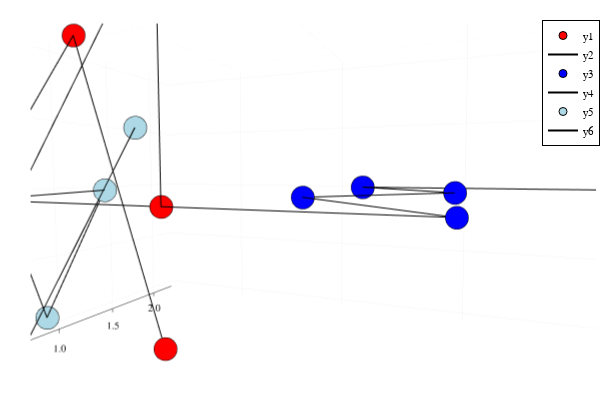

Notebook code cell kept with this figure:
### Code cell
p = plot()
plotChain!(P,"red")
plotChain!(Q,"blue")
plotChain!(lastQ,"lightblue")

### Figure 1 — Plotly figure (JSON) as saved in the notebook; plotly's stock layout.template omitted (floating-point values rounded to 4 significant figures)
{"data": [{"colorbar": {"title": {"text": ""}}, "legendgroup": "y1", "marker": {"color": "rgba(255, 0, 0, 1.000)", "line": {"color": "rgba(0, 0, 0, 1)", "width": 1}, "size": 8, "symbol": "circle"}, "mode": "markers", "name": "y1", "scene": "scene", "showlegend": true, "type": "scatter3d", "x": [1.35, 0, 0, 1, 1, -0.4045], "xaxis": "x", "y": [-0.4001, 0.5, 0, 0, 0, 0.2341], "yaxis": "y", "z": [-0.3032, 0.866, 0, 0, 1, -0.4045], "zaxis": "z", "zmax": null, "zmin": null}, {"colorbar": {"title": {"text": ""}}, "legendgroup": "y2", "line": {"color": "rgba(0, 0, 0, 1)", "dash": "solid", "shape": "linear", "width": 2}, "mode": "lines", "name": "y2", "scene": "scene", "showlegend": true, "type": "scatter3d", "x": [1.35, 0, 0, 1, 1, -0.4045], "xaxis": "x", "y": [-0.4001, 0.5, 0, 0, 0, 0.2341], "yaxis": "y", "z": [-0.3032, 0.866, 0, 0, 1, -0.4045], "zaxis": "z", "zmax": null, "zmin": null}, {"colorbar": {"title": {"text": ""}}, "legendgroup": "y3", "marker": {"color": "rgba(0, 0, 255, 1.000)", "line": {"color": "rgba(0, 0, 0, 1)", "width": 1}, "size": 8, "symbol": "circle"}, "mode": "markers", "name": "y3", "scene": "scene", "showlegend": true, "type": "scatter3d", "x": [0, 2.0, 1.269, 1.951, 1.219, 3.218], "xaxis": "x", "y": [0, 0, 0.682, 1.413, 2.095, 2.179], "yaxis": "y", "z": [0, 0, 0, 1.225e-16, -4.93e-32, 5.207e-16], "zaxis": "z", "zmax": null, "zmin": null}, {"colorbar": {"title": {"text": ""}}, "legendgroup": "y4", "line": {"color": "rgba(0, 0, 0, 1)", "dash": "solid", "shape": "linear", "width": 2}, "mode": "lines", "name": "y4", "scene": "scene", "showlegend": true, "type": "scatter3d", "x": [0, 2.0, 1.269, 1.951, 1.219, 3.218], "xaxis": "x", "y": [0, 0, 0.682, 1.413, 2.095, 2.179], "yaxis": "y", "z": [0, 0, 0, 1.225e-16, -4.93e-32, 5.207e-16], "zaxis": "z", "zmax": null, "zmin": null}, {"colorbar": {"title": {"text": ""}}, "legendgroup": "y5", "marker": {"color": "rgba(173, 216, 230, 1.000)", "line": {"color": "rgba(0, 0, 0, 1)", "width": 1}, "size": 8, "symbol": "circle"}, "mode": "markers", "name": "y5", "scene": "scene", "showlegend": true, "type": "scatter3d", "x": [-0.3677, 4.732e-17, 0, -0.3001, -0.7212, 0.4751], "xaxis": "x", "y": [1.314, -1.518e-16, 0, 0.9539, 0.8214, -0.2781], "yaxis": "y", "z": [0.4626, -1.0, 0, -1.46e-15, -0.8973, 0.2689], "zaxis": "z", "zmax": null, "zmin": null}, {"colorbar": {"title": {"text": ""}}, "legendgroup": "y6", "line": {"color": "rgba(0, 0, 0, 1)", "dash": "solid", "shape": "linear", "width": 2}, "mode": "lines", "name": "y6", "scene": "scene", "showlegend": true, "type": "scatter3d", "x": [-0.3677, 4.732e-17, 0, -0.3001, -0.7212, 0.4751], "xaxis": "x", "y": [1.314, -1.518e-16, 0, 0.9539, 0.8214, -0.2781], "yaxis": "y", "z": [0.4626, -1.0, 0, -1.46e-15, -0.8973, 0.2689], "zaxis": "z", "zmax": null, "zmin": null}], "layout": {"annotations": [], "height": 400, "legend": {"bgcolor": "rgba(255, 255, 255, 1.000)", "bordercolor": "rgba(0, 0, 0, 1)", "borderwidth": 1, "font": {"color": "rgba(0, 0, 0, 1)", "family": "sans-serif", "size": 11}, "title": {"font": {"color": "rgba(0, 0, 0, 1)", "family": "sans-serif", "size": 15}, "text": ""}, "tracegroupgap": 0, "traceorder": "normal", "x": 1, "xanchor": "auto", "y": 1, "yanchor": "auto"}, "margin": {"b": 20, "l": 0, "r": 0, "t": 20}, "paper_bgcolor": "rgba(255, 255, 255, 1.000)", "plot_bgcolor": "rgba(255, 255, 255, 1.000)", "scene": {"aspectmode": "auto", "aspectratio": {"x": 1.444, "y": 0.9451, "z": 0.733}, "camera": {"center": {"x": 0, "y": 0, "z": 0}, "eye": {"x": 0.2705, "y": -0.7193, "z": 0.04321}, "projection": {"type": "perspective"}, "up": {"x": 0, "y": 0, "z": 1}}, "domain": {"x": [0.05101, 0.9934], "y": [0.03762, 0.9902]}, "xaxis": {"gridcolor": "rgba(0, 0, 0, 0.1)", "gridwidth": 0.5, "linecolor": "rgba(0, 0, 0, 1)", "mirror": false, "range": [-0.8394, 3.336], "showgrid": true, "showline": true, "showticklabels": true, "tickangle": 0, "tickcolor": "rgb(0, 0, 0)", "tickfont": {"color": "rgba(0, 0, 0, 1)", "family": "sans-serif", "size": 11}, "tickmode": "array", "ticks": "inside", "ticktext": ["0", "1", "2", "3"], "tickvals": [0, 1, 2, 3], "title": {"font": {"color": "rgba(0, 0, 0, 1)", "family": "sans-serif", "size": 15}, "text": ""}, "type": "linear", "visible": true, "zeroline": false, "zerolinecolor": "rgba(0, 0, 0, 1)"}, "yaxis": {"gridcolor": "rgba(0, 0, 0, 0.1)", "gridwidth": 0.5, "linecolor": "rgba(0, 0, 0, 1)", "mirror": false, "range": [-0.4774, 2.256], "showgrid": true, "showline": true, "showticklabels": true, "tickangle": 0, "tickcolor": "rgb(0, 0, 0)", "tickfont": {"color": "rgba(0, 0, 0, 1)", "family": "sans-serif", "size": 11}, "tickmode": "array", "ticks": "inside", "ticktext": ["0.0", "0.5", "1.0", "1.5", "2.0"], "tickvals": [0, 0.5, 1, 1.5, 2], "title": {"font": {"color": "rgba(0, 0, 0, 1)", "family": "sans-serif", "size": 15}, "text": ""}, "type": "linear", "visible": true, "zeroline": false, "zerolinecolor": "rgba(0, 0, 0, 1)"}, "zaxis": {"gridcolor": "rgba(0, 0, 0, 0.1)", "gridwidth": 0.5, "linecolor": "rgba(0, 0, 0, 1)", "mirror": false, "range": [-1.06, 1.06], "showgrid": true, "showline": true, "showticklabels": true, "tickangle": 0, "tickcolor": "rgb(0, 0, 0)", "tickfont": {"color": "rgba(0, 0, 0, 1)", "family": "sans-serif", "size": 11}, "tickmode": "array", "ticks": "inside", "ticktext": ["-1.0", "-0.5", "0.0", "0.5", "1.0"], "tickvals": [-1, -0.5, 0, 0.5, 1], "title": {"font": {"color": "rgba(0, 0, 0, 1)", "family": "sans-serif", "size": 15}, "text": ""}, "type": "linear", "visible": true, "zeroline": false, "zerolinecolor": "rgba(0, 0, 0, 1)"}}, "showlegend": true, "width": 600}}
